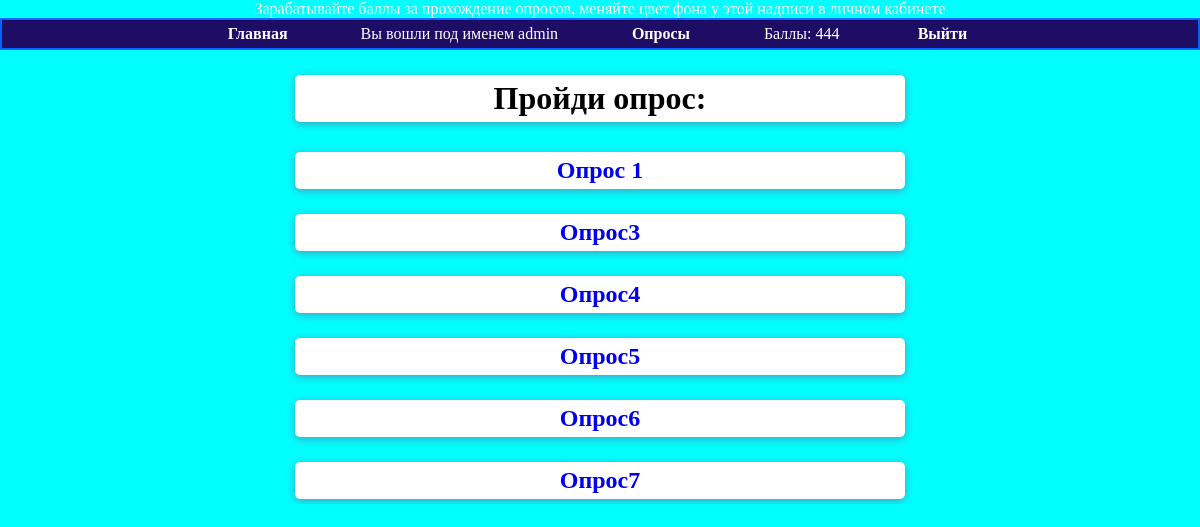
/questions/ (signed in), run on an earlier commit of the app's database.
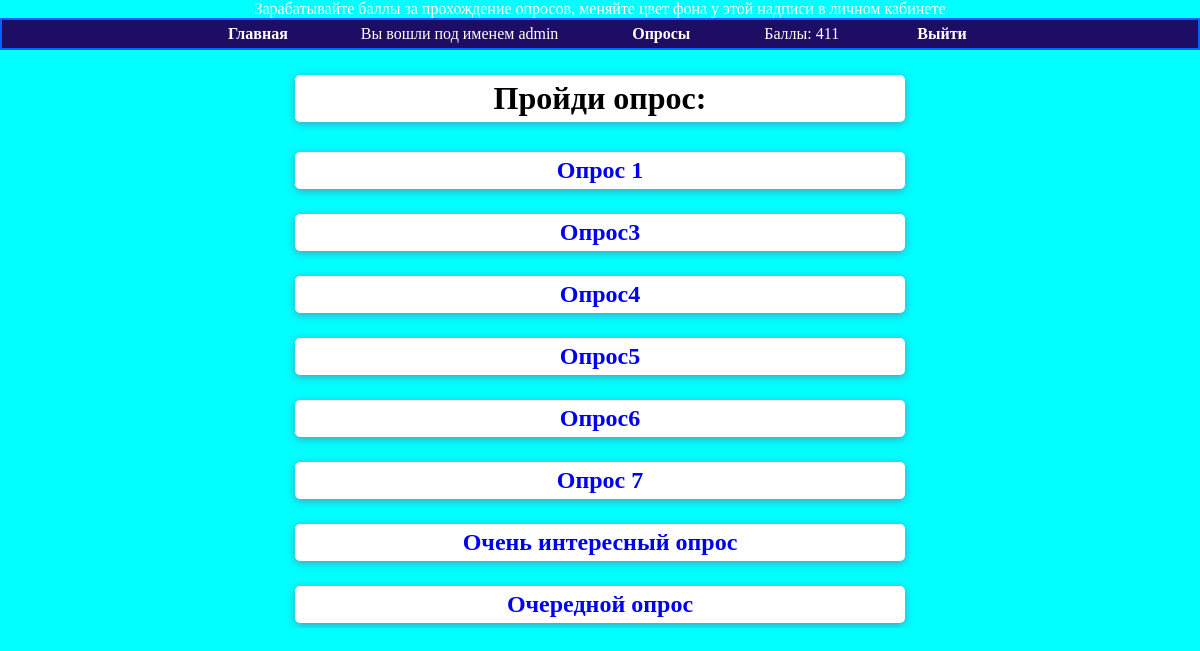
And on a later commit of the database.
### base/models.py (models this page shows, shortened)
class MyUser(AbstractBaseUser):
    login = models.CharField(
        verbose_name='Логин',
        max_length=20,
        unique=True,
        null=True,
    )
    chain = models.PositiveIntegerField(default=0, verbose_name='Валюта')
    user_color = models.ForeignKey(UserColor, on_delete=models.CASCADE, null=True, verbose_name='Цвет')
    count_of_tests = models.PositiveIntegerField(default=0, verbose_name='Количество пройденных тестов')
    is_active = models.BooleanField(default=True)
    is_admin = models.BooleanField(default=False)
    objects = MyUserManager()
    USERNAME_FIELD = 'login'
    class Meta:
        verbose_name = 'Пользователя'
        verbose_name_plural = 'Список пользователей'

### interview_app/models.py (models this page shows, shortened)
class Question(models.Model):
    owner = models.ForeignKey(User, on_delete=models.CASCADE, verbose_name='Создатель опроса', default='admin')
    text = models.TextField(verbose_name='Текст опроса')
    pub_date = models.DateTimeField(default=timezone.now, verbose_name='Дата публикации')
    active = models.BooleanField(default=True, verbose_name='Активно')
    answer = models.ManyToManyField(Answer)
    class Meta:
        verbose_name = 'Тесты'
        verbose_name_plural = 'Список тестов'

### interview_app/views.py (the view)
# urls.py: path('', views.list_questions, name='list_questions'),
@login_required()  # проверка входа
def list_questions(request):
    all_questions = Question.objects.all()
    context = {
        'all_questions': all_questions,
    }
    return render(request, 'interview_app/list_questions.html', context)

### base/models.py (called while the page is built)
    def __str__(self):
        return self.color

### interview_app/templates/interview_app/list_questions.html (shortened to what this page needs)
{% extends 'base.html' %}
{% block content %}
    <h1>Пройди опрос:</h1>
    <ul class="list-group">
        {% for question in all_questions %}
            <h2>
                <a class='list' href="{% url 'detail_question' question.id %}">
                    {{ question.text }}
                </a>
            </h2>
        {% endfor %}
    </ul>
{% endblock %}

### templates/base.html (shortened to what this page needs)
{% load static %}
<!DOCTYPE html>
<html lang="en">
<head>
    <link rel="stylesheet" href=" {% static 'css/base.css' %}">
</head>
<body id="change-color">
<div id="change-color">
    <span id="change-color" class="text">Зарабатывайте баллы за прохождение опросов, меняйте цвет фона у этой надписи в личном кабинете</span><br>
    <ul id="navbar">
        {% if user.is_authenticated %}
            <li {% if section == "home" %}class="selected"{% endif %}>
                <a href="{% url "home" %}">Главная</a>
            </li>
            <li> Вы вошли под именем {{ request.user.login }}
            <li><a href="{% url 'list_questions' %}">Опросы</a></li>
            <li>Баллы: {{ user.chain }}</li>
            <li><a href="{% url 'logout' %}">Выйти</a></li>
        {% else %}
            <li><a href="{% url "login" %}">Войти</a></li>
            <li><a href="{% url 'signup' %}">Регистрация</a></li>
            <li><a href="{% url 'home' %}">Главная</a></li>
        {% endif %}
    </ul>
</div>
<div id="content">
    {% block content %}
    {% endblock %}
</div>
</body>
</html>

What changed in the data, as far as the page shows it:
changed MyUser "admin": chain "444" → "411"
changed Question: text "Опрос7" → "Опрос 7"
added Question: text "Очень интересный опрос"
added Question: text "Очередной опрос"
